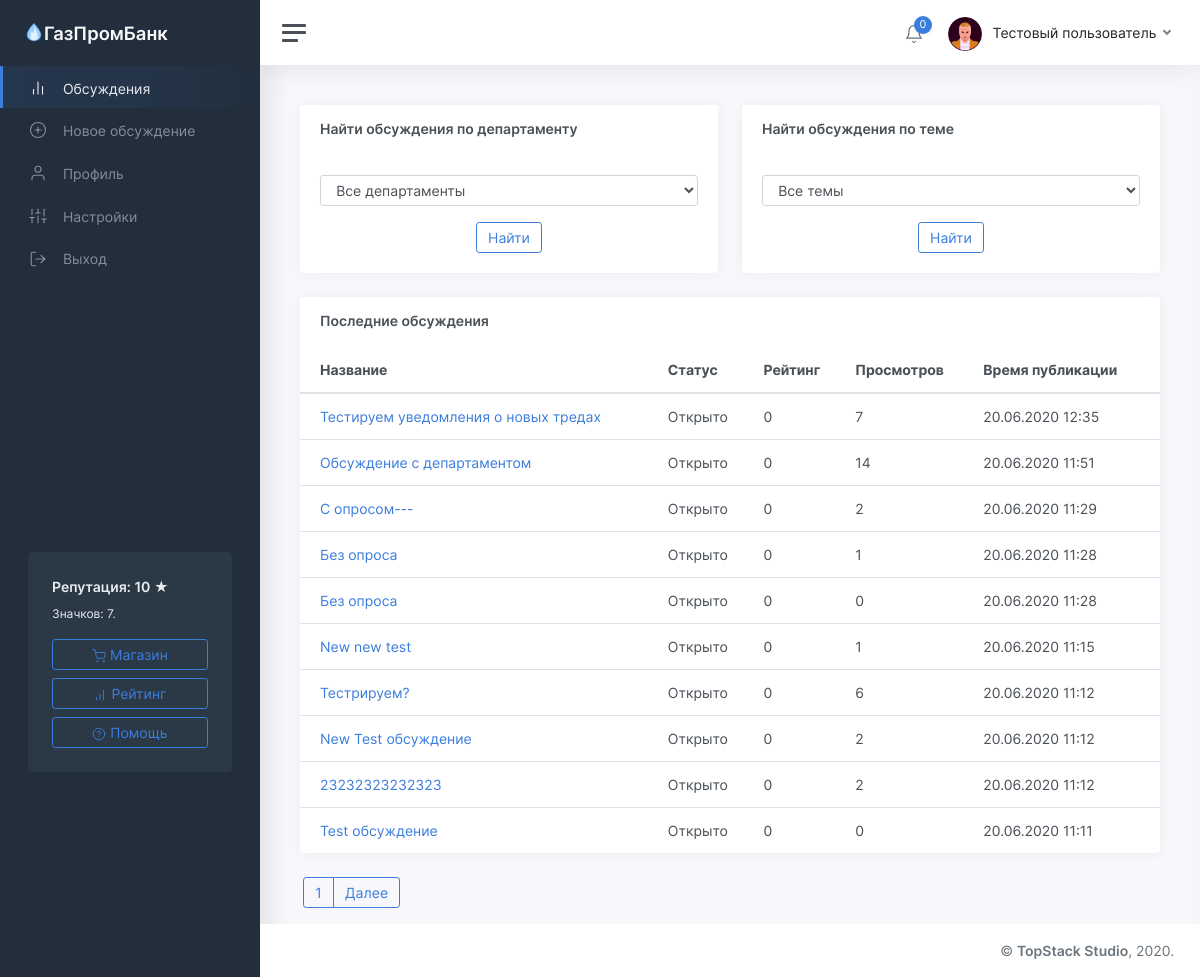
The app's page /threads (signed in), older data.
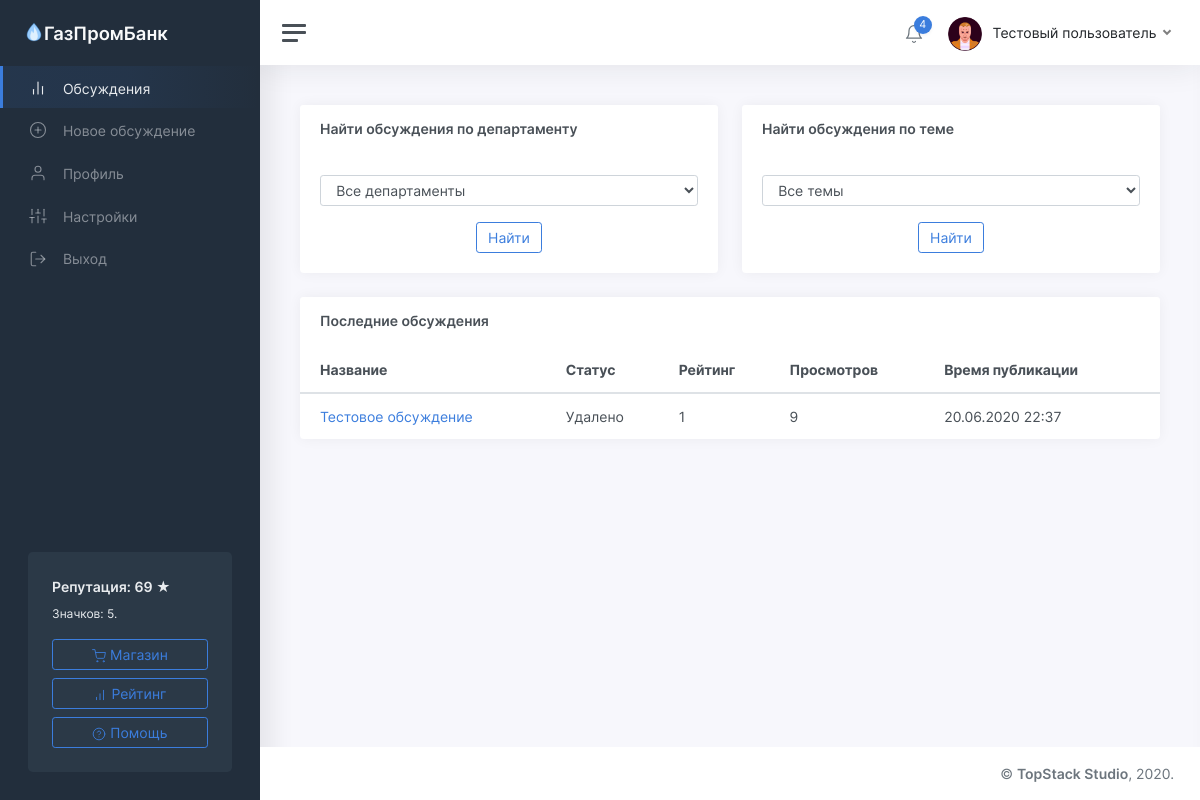
The same page, newer data.
### tables this page shows
CREATE TABLE "users" (
	"id"	INTEGER NOT NULL UNIQUE,
	"password"	TEXT NOT NULL,
	"email"	TEXT NOT NULL UNIQUE,
	"status"	TEXT NOT NULL,
	"rating"	INTEGER NOT NULL,
	"moderator"	INTEGER,
	"blocked"	INTEGER,
	"description"	TEXT,
	"name"	TEXT NOT NULL,
	"avatar"	INTEGER,
	"badges"	TEXT,
	"department"	TEXT,
	"unit"	TEXT,
	PRIMARY KEY("id")
);

CREATE TABLE "threads" (
	"id"	INTEGER NOT NULL UNIQUE,
	"owner"	INTEGER NOT NULL,
	"title"	TEXT NOT NULL,
	"content"	TEXT,
	"date"	INTEGER,
	"up"	INTEGER,
	"down"	INTEGER,
	"views"	INTEGER,
	"status"	TEXT,
	"department"	TEXT,
	"theme"	TEXT,
	PRIMARY KEY("id")
);

### app/views.py (the view)
@app.route('/threads')
def listOfThreads():
	department = request.args.get('department')
	theme = request.args.get('theme')
	if department not in departments and  theme not in themes:
		return render_template('threads.html', user=getUser(session['id']), threads=getThreads(), message=request.args.get('from'), departments=departments, themes=themes)
	elif department in departments:
		return render_template('threads_by_department.html', user=getUser(session['id']), threads=getThreadsByDepartment(department), departments=departments, themes=themes, selected_department=department)
	else:
		return render_template('threads_by_theme.html', user=getUser(session['id']), threads=getThreadsByTheme(theme), departments=departments, themes=themes, selected_theme=theme)

### app/functions.py (called while the page is built)
def getUser(identifier):
	conn = sqlite3.connect(db_path)
	conn.row_factory = sqlite3.Row
	cursor = conn.cursor()
	cursor.execute('SELECT * FROM users where id="%s"' % identifier)
	user = cursor.fetchone()
	if user:
		user = dict(user)
		user['badges'] = json.loads(user['badges'])
		user['notifications'] = getNotifications(identifier)
	return user

def statusToText(status):
	return statuses[status]

def fromTimestamp(timestamp):
	return datetime.utcfromtimestamp(timestamp + 3600 * 3).strftime('%d.%m.%Y %H:%M')

def getThreads(offset=0, count=10):
	conn = sqlite3.connect(db_path)
	conn.row_factory = sqlite3.Row
	cursor = conn.cursor()
	cursor.execute('SELECT id, title, date, up, down, status, views FROM threads ORDER BY date DESC')
	threads = cursor.fetchall()
	length = len(threads)
	if offset > 0:
		offset -= 1
	threads = threads[offset * 10:][:count]
	for x in range(len(threads)):
		threads[x] = dict(threads[x])
		threads[x]['status'] = statusToText(threads[x]['status'])
		threads[x]['date'] = fromTimestamp(threads[x]['date'])
	return (threads, length)

### templates/threads.html (shortened to what the changed rows need)
<!DOCTYPE html>
<html lang="ru">
	<head>
		<link href="/static/css/app.css" rel="stylesheet">
	</head>
	<body>
		<div class="wrapper">
			<nav id="sidebar" class="sidebar">
				<div class="sidebar-content js-simplebar">
					<div class="sidebar-cta">
						<div class="sidebar-cta-content">
							<strong class="d-inline-block mb-2">Репутация: {{user.rating}} &#9733;</strong>
							<div class="mb-3 text-sm">
								Значков: {{user.badges.__len__()}}.
							</div>
							<a href="/shop" class="btn btn-outline-primary btn-block"><i data-feather="shopping-cart"></i> Магазин</a>
							<a href="/rating" class="btn btn-outline-primary btn-block"><i data-feather="bar-chart"></i> Рейтинг</a>
							<a href="/help" class="btn btn-outline-primary btn-block"><i data-feather="help-circle"></i> Помощь</a>
						</div>
					</div>
				</div>
			</nav>
			<div class="main">
				<nav class="navbar navbar-expand navbar-light navbar-bg">
					<div class="navbar-collapse collapse">
						<ul class="navbar-nav navbar-align">
							<li class="nav-item dropdown">
								<a class="nav-icon dropdown-toggle" href="#" id="alertsDropdown" data-toggle="dropdown">
									<div class="position-relative">
										<i class="align-middle" data-feather="bell"></i>
										<span class="indicator">{{user.notifications.__len__()}}</span>
									</div>
								</a>
							</li>
							<li class="nav-item dropdown">
								<a class="nav-link dropdown-toggle d-none d-sm-inline-block" href="#" data-toggle="dropdown">
								<img src="/static/img/avatars/{{user.avatar}}.png" class="avatar img-fluid rounded mr-1"/> <span class="text-dark">{{user.name}}</span>
								</a>
							</li>
						</ul>
					</div>
				</nav>
				<main class="content">
					<div class="container-fluid p-0">
						<div class="row">
							<div class="col-12 col-lg-12 col-xxl-9 d-flex">
								<div class="card flex-fill">
									<table class="table table-hover my-0">
										{% if threads[0] %}
											<thead>
												<tr>
													<th>Название</th>
													<th class="d-none d-md-table-cell">Статус</th>
													<th>Рейтинг</th>
													<th class="d-none d-md-table-cell">Просмотров</th>
													<th class="d-none d-md-table-cell">Время публикации</th>
												</tr>
											</thead>
											<tbody>
												{% for thread in threads[0] %}
													<tr>
														<td><a href="/thread/{{thread.id}}">{{thread.title}}</a></td>
														<td class="d-none d-md-table-cell">{{thread.status}}</td>
														<td>{{thread.up - thread.down}}</td>
														<td class="d-none d-md-table-cell">{{thread.views}}</td>
														<td class="d-none d-md-table-cell">{{thread.date}}</td>
													</tr>
												{% endfor %}
											</tbody>
										{% endif %}
									</table>
								</div>
							</div>
							{% if threads[1] > 10 %}
								<div class="btn-group" role="group" style="padding-left: 15px;">
									<button type="button" class="btn btn-outline-primary">1</button>
									<button type="button" class="btn btn-outline-primary" onclick="location.href='/threads/2';">Далее</button>
								</div>
							{% endif %}
						</div>
					</div>
				</main>
			</div>
		</div>
	</body>
</html>

Row changes from the older to the newer data that the page shows:
removed threads: title "Тестируем уведомления о новых тредах", status "Открыто", thread.up-thread.down "0", views "7", date "20.06.2020 12:35"
removed threads: title "Обсуждение с департаментом", status "Открыто", thread.up-thread.down "0", views "14", date "20.06.2020 11:51"
removed threads: title "С опросом---", status "Открыто", thread.up-thread.down "0", views "2", date "20.06.2020 11:29"
removed threads: title "Без опроса", status "Открыто", thread.up-thread.down "0", views "1", date "20.06.2020 11:28"
removed threads: title "Без опроса", status "Открыто", thread.up-thread.down "0", views "0", date "20.06.2020 11:28"
removed threads: title "New new test", status "Открыто", thread.up-thread.down "0", views "1", date "20.06.2020 11:15"
removed threads: title "Тестрируем?", status "Открыто", thread.up-thread.down "0", views "6", date "20.06.2020 11:12"
removed threads: title "New Test обсуждение", status "Открыто", thread.up-thread.down "0", views "2", date "20.06.2020 11:12"
removed threads: title "23232323232323", status "Открыто", thread.up-thread.down "0", views "2", date "20.06.2020 11:12"
removed threads: title "Test обсуждение", status "Открыто", thread.up-thread.down "0", views "0", date "20.06.2020 11:11"
changed users "Тестовый пользователь": rating "10" → "69"
now on this page (row edited): threads: title "Тестовое обсуждение", status "Удалено", thread.up-thread.down "1", views "9", date "20.06.2020 22:37"
Text that changed along with them:
{{ user.badges.__len__() }}: "7" → "5"
{{ user.notifications.__len__() }}: "0" → "4"
text no longer shown: "1 Далее"
